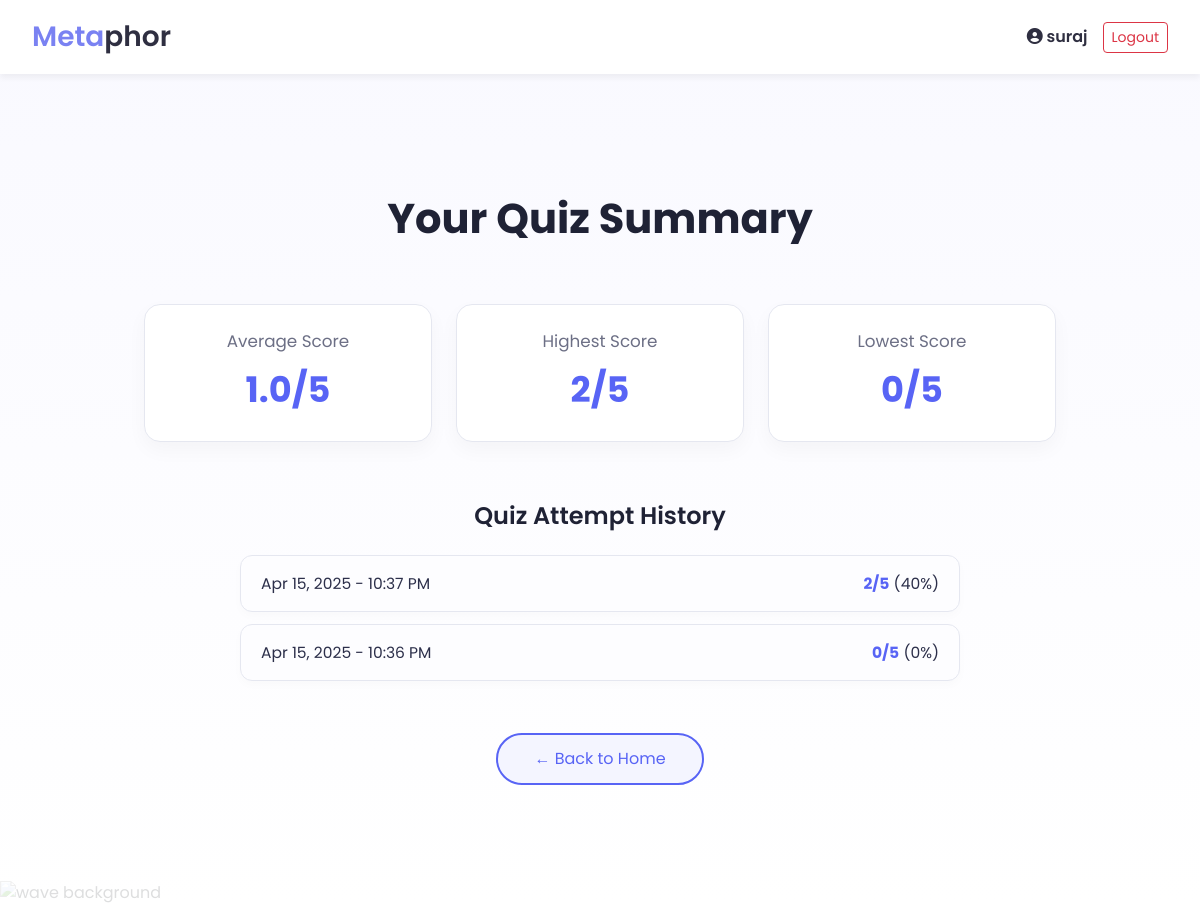
The page /my-results/ (signed in) on the database its author committed.
### quizapp/models.py (models this page shows, shortened)
class Result(models.Model):
    user = models.ForeignKey(User, on_delete=models.CASCADE)
    score = models.IntegerField()
    percentage = models.IntegerField()
    timestamp = models.DateTimeField(auto_now_add=True)

### quizapp/views.py (the view)
# urls.py: path('my-results/', views.my_results, name='my-results'),
@login_required
def my_results(request):
    results = Result.objects.filter(user=request.user).order_by('-timestamp')
    average = results.aggregate(Avg('score'))['score__avg'] or 0
    highest = results.aggregate(Max('score'))['score__max'] or 0
    lowest = results.aggregate(Min('score'))['score__min'] or 0
    return render(request, "quizapp/results_dashboard.html", {
        "results": results,
        "average": average,
        "highest": highest,
        "lowest": lowest
    })

### quizapp/templates/quizapp/results_dashboard.html (shortened to what this page needs)
{% extends "quizapp/base.html" %}
{% load tz %}
{% block content %}
<div class="results-container">
  <h2 class="results-heading">Your Quiz Summary</h2>
  <div class="stats-grid">
    <div class="stat-card">
      <div class="stat-label">Average Score</div>
      <div class="stat-value">{{ average|floatformat:1 }}/5</div>
    </div>
    <div class="stat-card">
      <div class="stat-label">Highest Score</div>
      <div class="stat-value">{{ highest }}/5</div>
    </div>
    <div class="stat-card">
      <div class="stat-label">Lowest Score</div>
      <div class="stat-value">{{ lowest }}/5</div>
    </div>
  </div>
  <div class="attempts-section">
    <h3 class="attempts-heading">Quiz Attempt History</h3>
    {% if results %}
      <ul class="attempt-list">
        {% for result in results %}
          <li class="attempt-item">
            <span>{{ result.timestamp|timezone:"America/Toronto"|date:"M d, Y - h:i A" }}</span>
            <span><strong>{{ result.score }}/5</strong> ({{ result.percentage }}%)</span>
          </li>
        {% endfor %}
      </ul>
    {% else %}
      <p class="no-data">No attempts recorded yet. Try taking a quiz to see your progress!</p>
    {% endif %}
  </div>
  <a href="{% url 'quiz-home' %}" class="btn-return">← Back to Home</a>
</div>
{% endblock %}

### quizapp/templates/quizapp/base.html (shortened to what this page needs)
<!DOCTYPE html>
<html lang="en">
<head>
  <link href="https://cdn.jsdelivr.net/npm/bootstrap@5.3.0/dist/css/bootstrap.min.css" rel="stylesheet">
  <link rel="stylesheet" href="https://cdnjs.cloudflare.com/ajax/libs/font-awesome/6.5.0/css/all.min.css">
</head>
<body>
  <header>
    <div class="logo" style="font-size: 28px; font-weight: 600;">
  <span style="color:#7a82f2;">Meta</span><span style="color:#2f2f41;">phor</span>
</div>
{% if user.is_authenticated %}
  <div class="user-actions">
    <span><i class="fas fa-user-circle"> </i> {{ user.username }}</span>
    <a href="{% url 'logout' %}" class="btn btn-sm btn-outline-danger">Logout</a>
  </div>
{% endif %}
  </header>
  <div class="content-wrapper">
    {% block content %}
    {% endblock %}
  </div>
  <img class="wave" src="https://assets.website-files.com/63f58b6c01b8a456440bc2f3/63f88cb5b2e3857fa10de44a_wave-haikei.svg" alt="wave background"/>
</body>
</html>

### quizapp/templates/quizapp/base.html (style rules this page uses)
body { font-family: 'Poppins', sans-serif; background: linear-gradient(to bottom, #f9f9ff, #ffffff); margin: 0; padding: 0; }
header { background-color: white; padding: 1rem 2rem; display: flex; align-items: center; justify-content: space-between; box-shadow: 0 4px 6px rgba(0, 0, 0, 0.05); }
.logo { font-size: 1.5rem; font-weight: bold; color: #2f2f41; line spacing:3px; }
.user-actions { display: flex; align-items: center; gap: 15px; }
.user-actions span { font-weight: 600; color: #2f2f41; }
.wave { position: fixed; bottom: 0; width: 100%; z-index: -1; opacity: 0.15; }
.content-wrapper { max-width: 1000px; margin: 0 auto; padding: 40px 20px; text-align: center; }
h1, h2, h4 { color: #2f2f41; font-weight: 600; }

### quizapp/templates/quizapp/results_dashboard.html (style rules this page uses)
.results-container { max-width: 960px; margin: 0 auto; padding: 80px 24px; font-family: 'Poppins', sans-serif; color: #2c2f4a; }
.results-heading { font-size: 2.6rem; font-weight: 700; text-align: center; margin-bottom: 60px; color: #1f2235; }
.stats-grid { display: flex; justify-content: space-between; gap: 24px; margin-bottom: 50px; flex-wrap: wrap; }
.stat-card { flex: 1; min-width: 240px; background: #ffffff; border: 1px solid #e5e7f0; border-radius: 16px; padding: 24px 28px; text-align: center; box-shadow: 0 8px 20px rgba(0, 0, 0, 0.035); transition: 0.3s ease; }
.stat-label { font-size: 1.05rem; color: #6c6f85; margin-bottom: 10px; }
.stat-value { font-size: 2.2rem; font-weight: 700; color: #5864f5; }
.attempts-section { margin-top: 60px; }
.attempts-heading { font-size: 1.5rem; font-weight: 600; margin-bottom: 24px; color: #1f2235; text-align: center; }
.attempt-list { list-style: none; padding: 0; max-width: 720px; margin: 0 auto; }
.attempt-item { display: flex; justify-content: space-between; background: #fdfdff; border: 1px solid #e5e7f0; padding: 16px 20px; margin-bottom: 12px; border-radius: 12px; font-size: 0.97rem; box-shadow: 0 4px 10px rgba(0, 0, 0, 0.02); }
.attempt-item strong { color: #5864f5; }
.btn-return { display: inline-block; margin: 40px auto 0; text-align: center; padding: 12px 36px; font-size: 1rem; border-radius: 30px; background-color: #f4f5ff; color: #5864f5; border: 2px solid #5864f5; text-decoration: none; transition: all 0.3s ease; }

### rows shown on the page
Result: timestamp "Apr 15, 2025 - 10:37 PM", score "2", percentage "40"
Result: timestamp "Apr 15, 2025 - 10:36 PM", score "0", percentage "0"

### other values the page prints
{{ user.username }} "suraj"
{{ average|floatformat:1 }} "1.0"
{{ highest }} "2"
{{ lowest }} "0"
